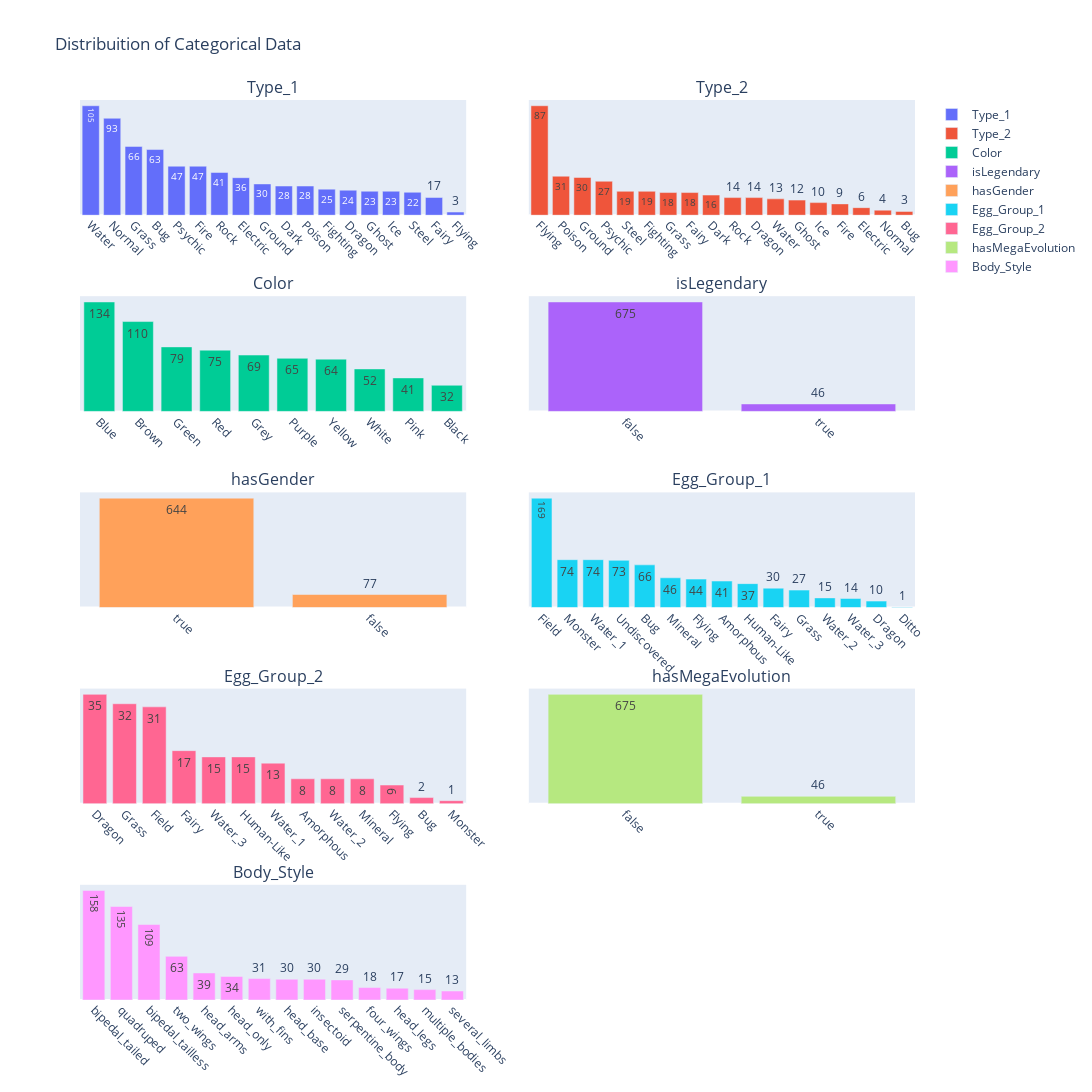

Notebook source saved alongside this figure:
### Markdown cell above
## Categorical features analysis

### Code cell
cat_feat = ['Type_1', 'Type_2', 'Color', 'isLegendary', 
              'hasGender', 'Egg_Group_1', 'Egg_Group_2', 
              'hasMegaEvolution', 'Body_Style']

subplot_titles=[]
fig = make_subplots(rows=5,cols=2,
                    vertical_spacing=0.09,
                    horizontal_spacing=0.075,
                    subplot_titles=cat_feat)

for enu, c in enumerate(cat_feat):
    # total values
    status_values = poke[c].value_counts().to_frame()
    # plot distribuition
    trace = go.Bar(x=status_values.index, 
                   y=status_values[c], 
                   text=status_values[c], 
                   textposition='auto',
                   name=c
                  )
    
    row=int(np.ceil((enu+1)/2))
    col=(enu % 2)+1
    fig.append_trace(trace, row=row, col=col)
    fig.update_xaxes(tickangle = 45)
    fig.update_yaxes(showgrid = False,showticklabels = False)
    
fig.update_layout(title_text='Distribuition of Categorical Data', 
                  height=1200, width=1100)

fig.show()

### Figure 1 — Plotly figure (JSON) as saved in the notebook; plotly's stock layout.template omitted (floating-point values rounded to 4 significant figures)
{"data": [{"name": "Type_1", "text": [105, 93, 66, 63, 47, 47, 41, 36, 30, 28, 28, 25, 24, 23, 23, 22, 17, 3], "textposition": "auto", "type": "bar", "x": ["Water", "Normal", "Grass", "Bug", "Psychic", "Fire", "Rock", "Electric", "Ground", "Dark", "Poison", "Fighting", "Dragon", "Ghost", "Ice", "Steel", "Fairy", "Flying"], "xaxis": "x", "y": [105, 93, 66, 63, 47, 47, 41, 36, 30, 28, 28, 25, 24, 23, 23, 22, 17, 3], "yaxis": "y"}, {"name": "Type_2", "text": [87, 31, 30, 27, 19, 19, 18, 18, 16, 14, 14, 13, 12, 10, 9, 6, 4, 3], "textposition": "auto", "type": "bar", "x": ["Flying", "Poison", "Ground", "Psychic", "Steel", "Fighting", "Grass", "Fairy", "Dark", "Rock", "Dragon", "Water", "Ghost", "Ice", "Fire", "Electric", "Normal", "Bug"], "xaxis": "x2", "y": [87, 31, 30, 27, 19, 19, 18, 18, 16, 14, 14, 13, 12, 10, 9, 6, 4, 3], "yaxis": "y2"}, {"name": "Color", "text": [134, 110, 79, 75, 69, 65, 64, 52, 41, 32], "textposition": "auto", "type": "bar", "x": ["Blue", "Brown", "Green", "Red", "Grey", "Purple", "Yellow", "White", "Pink", "Black"], "xaxis": "x3", "y": [134, 110, 79, 75, 69, 65, 64, 52, 41, 32], "yaxis": "y3"}, {"name": "isLegendary", "text": [675, 46], "textposition": "auto", "type": "bar", "x": [false, true], "xaxis": "x4", "y": [675, 46], "yaxis": "y4"}, {"name": "hasGender", "text": [644, 77], "textposition": "auto", "type": "bar", "x": [true, false], "xaxis": "x5", "y": [644, 77], "yaxis": "y5"}, {"name": "Egg_Group_1", "text": [169, 74, 74, 73, 66, 46, 44, 41, 37, 30, 27, 15, 14, 10, 1], "textposition": "auto", "type": "bar", "x": ["Field", "Monster", "Water_1", "Undiscovered", "Bug", "Mineral", "Flying", "Amorphous", "Human-Like", "Fairy", "Grass", "Water_2", "Water_3", "Dragon", "Ditto"], "xaxis": "x6", "y": [169, 74, 74, 73, 66, 46, 44, 41, 37, 30, 27, 15, 14, 10, 1], "yaxis": "y6"}, {"name": "Egg_Group_2", "text": [35, 32, 31, 17, 15, 15, 13, 8, 8, 8, 6, 2, 1], "textposition": "auto", "type": "bar", "x": ["Dragon", "Grass", "Field", "Fairy", "Water_3", "Human-Like", "Water_1", "Amorphous", "Water_2", "Mineral", "Flying", "Bug", "Monster"], "xaxis": "x7", "y": [35, 32, 31, 17, 15, 15, 13, 8, 8, 8, 6, 2, 1], "yaxis": "y7"}, {"name": "hasMegaEvolution", "text": [675, 46], "textposition": "auto", "type": "bar", "x": [false, true], "xaxis": "x8", "y": [675, 46], "yaxis": "y8"}, {"name": "Body_Style", "text": [158, 135, 109, 63, 39, 34, 31, 30, 30, 29, 18, 17, 15, 13], "textposition": "auto", "type": "bar", "x": ["bipedal_tailed", "quadruped", "bipedal_tailless", "two_wings", "head_arms", "head_only", "with_fins", "head_base", "insectoid", "serpentine_body", "four_wings", "head_legs", "multiple_bodies", "several_limbs"], "xaxis": "x9", "y": [158, 135, 109, 63, 39, 34, 31, 30, 30, 29, 18, 17, 15, 13], "yaxis": "y9"}], "layout": {"annotations": [{"font": {"size": 16}, "showarrow": false, "text": "Type_1", "x": 0.2313, "xanchor": "center", "xref": "paper", "y": 1, "yanchor": "bottom", "yref": "paper"}, {"font": {"size": 16}, "showarrow": false, "text": "Type_2", "x": 0.7688, "xanchor": "center", "xref": "paper", "y": 1, "yanchor": "bottom", "yref": "paper"}, {"font": {"size": 16}, "showarrow": false, "text": "Color", "x": 0.2313, "xanchor": "center", "xref": "paper", "y": 0.782, "yanchor": "bottom", "yref": "paper"}, {"font": {"size": 16}, "showarrow": false, "text": "isLegendary", "x": 0.7688, "xanchor": "center", "xref": "paper", "y": 0.782, "yanchor": "bottom", "yref": "paper"}, {"font": {"size": 16}, "showarrow": false, "text": "hasGender", "x": 0.2313, "xanchor": "center", "xref": "paper", "y": 0.564, "yanchor": "bottom", "yref": "paper"}, {"font": {"size": 16}, "showarrow": false, "text": "Egg_Group_1", "x": 0.7688, "xanchor": "center", "xref": "paper", "y": 0.564, "yanchor": "bottom", "yref": "paper"}, {"font": {"size": 16}, "showarrow": false, "text": "Egg_Group_2", "x": 0.2313, "xanchor": "center", "xref": "paper", "y": 0.346, "yanchor": "bottom", "yref": "paper"}, {"font": {"size": 16}, "showarrow": false, "text": "hasMegaEvolution", "x": 0.7688, "xanchor": "center", "xref": "paper", "y": 0.346, "yanchor": "bottom", "yref": "paper"}, {"font": {"size": 16}, "showarrow": false, "text": "Body_Style", "x": 0.2313, "xanchor": "center", "xref": "paper", "y": 0.128, "yanchor": "bottom", "yref": "paper"}], "height": 1200, "title": {"text": "Distribuition of Categorical Data"}, "width": 1100, "xaxis": {"anchor": "y", "autorange": true, "domain": [0, 0.4625], "range": [-0.5, 17.5], "tickangle": 45, "type": "category"}, "xaxis10": {"anchor": "y10", "domain": [0.5375, 1], "tickangle": 45}, "xaxis2": {"anchor": "y2", "autorange": true, "domain": [0.5375, 1], "range": [-0.5, 17.5], "tickangle": 45, "type": "category"}, "xaxis3": {"anchor": "y3", "autorange": true, "domain": [0, 0.4625], "range": [-0.5, 9.5], "tickangle": 45, "type": "category"}, "xaxis4": {"anchor": "y4", "autorange": true, "domain": [0.5375, 1], "range": [-0.5, 1.5], "tickangle": 45, "type": "category"}, "xaxis5": {"anchor": "y5", "autorange": true, "domain": [0, 0.4625], "range": [-0.5, 1.5], "tickangle": 45, "type": "category"}, "xaxis6": {"anchor": "y6", "autorange": true, "domain": [0.5375, 1], "range": [-0.5, 14.5], "tickangle": 45, "type": "category"}, "xaxis7": {"anchor": "y7", "autorange": true, "domain": [0, 0.4625], "range": [-0.5, 12.5], "tickangle": 45, "type": "category"}, "xaxis8": {"anchor": "y8", "autorange": true, "domain": [0.5375, 1], "range": [-0.5, 1.5], "tickangle": 45, "type": "category"}, "xaxis9": {"anchor": "y9", "autorange": true, "domain": [0, 0.4625], "range": [-0.5, 13.5], "tickangle": 45, "type": "category"}, "yaxis": {"anchor": "x", "autorange": true, "domain": [0.872, 1], "range": [0, 110.5], "showgrid": false, "showticklabels": false, "type": "linear"}, "yaxis10": {"anchor": "x10", "domain": [0, 0.128], "showgrid": false, "showticklabels": false}, "yaxis2": {"anchor": "x2", "autorange": true, "domain": [0.872, 1], "range": [0, 91.58], "showgrid": false, "showticklabels": false, "type": "linear"}, "yaxis3": {"anchor": "x3", "autorange": true, "domain": [0.654, 0.782], "range": [0, 141.1], "showgrid": false, "showticklabels": false, "type": "linear"}, "yaxis4": {"anchor": "x4", "autorange": true, "domain": [0.654, 0.782], "range": [0, 710.5], "showgrid": false, "showticklabels": false, "type": "linear"}, "yaxis5": {"anchor": "x5", "autorange": true, "domain": [0.436, 0.564], "range": [0, 677.9], "showgrid": false, "showticklabels": false, "type": "linear"}, "yaxis6": {"anchor": "x6", "autorange": true, "domain": [0.436, 0.564], "range": [0, 177.9], "showgrid": false, "showticklabels": false, "type": "linear"}, "yaxis7": {"anchor": "x7", "autorange": true, "domain": [0.218, 0.346], "range": [0, 36.84], "showgrid": false, "showticklabels": false, "type": "linear"}, "yaxis8": {"anchor": "x8", "autorange": true, "domain": [0.218, 0.346], "range": [0, 710.5], "showgrid": false, "showticklabels": false, "type": "linear"}, "yaxis9": {"anchor": "x9", "autorange": true, "domain": [0, 0.128], "range": [0, 166.3], "showgrid": false, "showticklabels": false, "type": "linear"}}}
